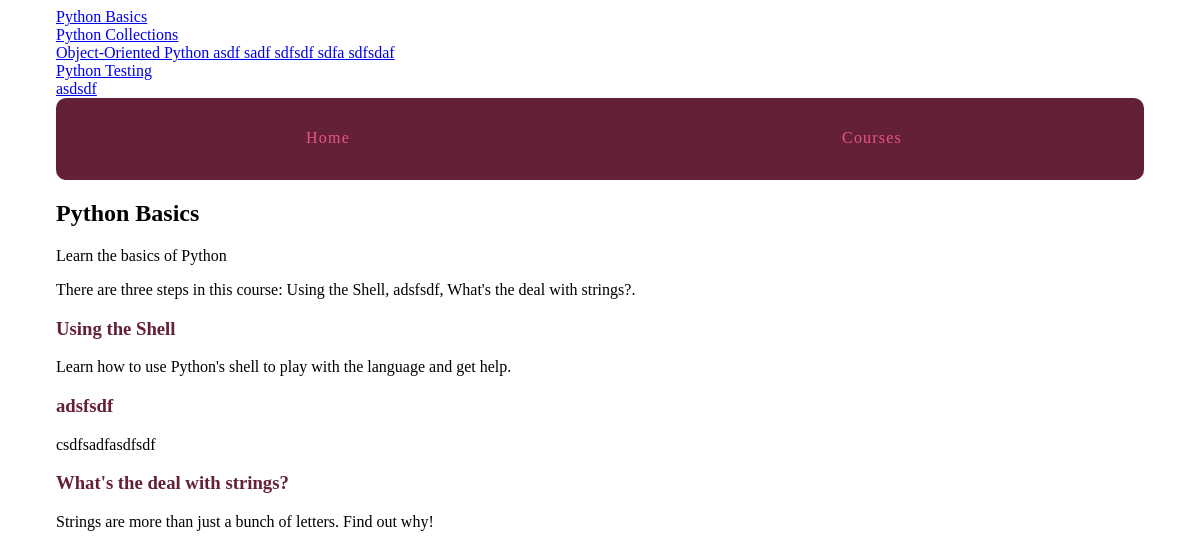
The page /courses/1/ on the database its author committed.
### courses/models.py (models this page shows, shortened)
class Course(models.Model):
    created_at = models.DateTimeField(auto_now_add=True)
    title = models.CharField(max_length=255)
    description = models.TextField()

class Step(models.Model):
    title = models.CharField(max_length=255)
    description = models.TextField()
    content = models.TextField(blank=True, default='')
    order = models.IntegerField(default=0)
    course = models.ForeignKey(Course)
    class Meta:
        ordering = ['order',]
    def __str__(self):
        return self.title

### courses/views.py (the view)
# urls.py: url(r'(?P<pk>\d+)/$', views.course_detail, name='detail'),
def course_detail(request, pk):
    course = get_object_or_404(Course, pk=pk)
    return render(request, 'courses/course_detail.html', {'course': course})

### courses/templatetags/course_extras.py (called while the page is built)
@register.inclusion_tag('courses/course_nav.html')
def nav_courses_list():
    courses = Course.objects.all()
    return {'courses': courses}

@register.filter('markdown_to_html')
def markdown_to_html(markdown_text):
    html_body = markdown2.markdown(markdown_text)
    return mark_safe(html_body)

### courses/templates/courses/course_detail.html (shortened to what this page needs)
{% extends "layout.html" %}
{% load humanize course_extras %}
{% block content %}
<article>
    <h2>{{ course.title }}</h2>
    {{ course.description|markdown_to_html }}
    <p>There are {{ course.step_set.all.count|apnumber }} step{{ course.step_set.all.count|pluralize }} in this course: {{ course.step_set.all|join:", " }}.</p>
    <section>
        {% for step in course.step_set.all %}
            <h3>
                <a href="{% url 'courses:step' course_pk=step.course.pk step_pk=step.pk %}">{{ step.title }}</a>
            </h3>
            {{ step.description }}
        {% endfor %}
    </section>
</article>
{% endblock %}

### templates/layout.html (shortened to what this page needs)
{% load static from staticfiles %}
{% load course_extras %}
<!doctype html>
<html>
    <head>
        <link rel="stylesheet" href="{% static 'css/layout.css' %}">
    </head>
    <body>
        <div class="site-container">
            <div>{% nav_courses_list %}</div>
            <nav>
                <a href="{% url 'views.hello_world' %}">Home</a>
                <a href="{% url 'courses:list' %}">Courses</a>
            </nav>
            {% block content %}{% endblock %}
        </div>
    </body>
</html>

### courses/templates/courses/course_nav.html
{% for course in courses %}
    <div><a href="{% url 'courses:detail' pk=course.pk %}">{{ course.title }}</a></div>
{% endfor %}

### assets/css/layout.css (style rules this page uses)
html { box-sizing: border-box; }
*, *::after, *::before { box-sizing: inherit; }
.site-container { max-width: 68em; margin-left: auto; margin-right: auto; }
.site-container::after { clear: both; content: ""; display: table; }
.site-container nav { width: 100%; display: table; width: 100%; table-layout: fixed; border-bottom-left-radius: 10px; border-bottom-right-radius: 10px; border-top-left-radius: 10px; border-top-right-radius: 10px; border-bottom-left-radius: 10px; border-top-left-radius: 10px; border-bottom-right-radius: 10px; border-top-right-radius: 10px; background-color: #642039; margin-bottom: 1em; overflow: hidden; }
.site-container nav a { display: table-cell; width: 8.33333%; padding: 10px; border-bottom: 2px solid #642039; color: #e6557e; letter-spacing: 0.075em; line-height: 60px; text-align: center; text-decoration: none; }
article h2 a, article h3 a { color: #642039; text-decoration: none; }

### rows shown on the page
Course: title "Python Basics", description "Learn the basics of Python", step_set.all.count|apnumber "three", step_set.all "Using the Shell, adsfsdf, What's the deal with strings?"
Course: title "Python Collections"
Course: title "Object-Oriented Python asdf sadf sdfsdf sdfa sdfsdaf"
Course: title "Python Testing"
Course: title "asdsdf"
Step: title "Using the Shell", description "Learn how to use Python's shell to play with the language and get help."
Step: title "adsfsdf", description "csdfsadfasdfsdf"
Step: title "What's the deal with strings?", description "Strings are more than just a bunch of letters. Find out why!"
